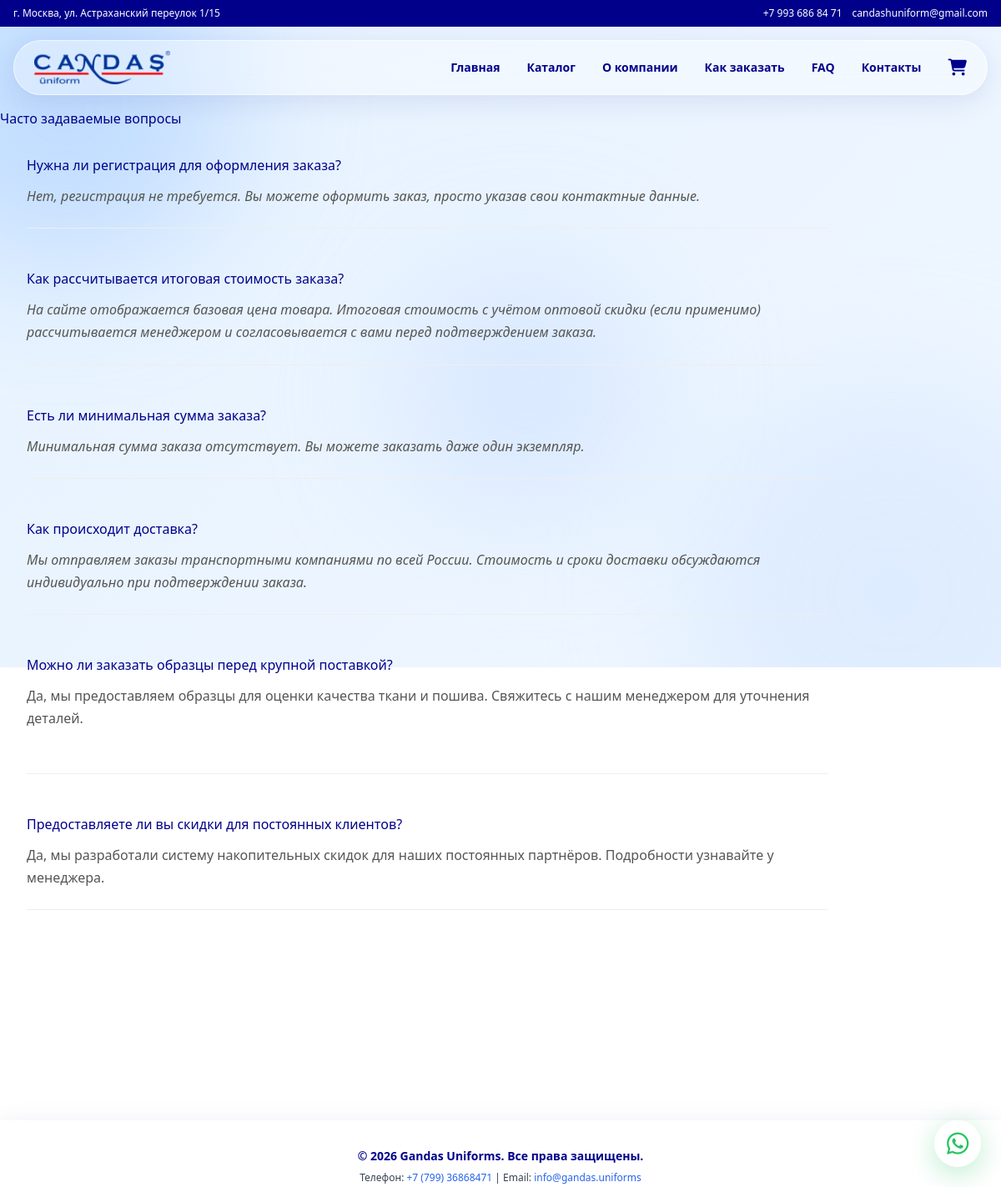
Screenshot of /faq/ with the database file from the repository.
### core/models.py (models this page shows, shortened)
class FAQ(models.Model):
    question = models.CharField(max_length=300, verbose_name="Вопрос")
    answer = RichTextField(verbose_name="Ответ")
    class Meta:
        verbose_name = "Часто задаваемый вопрос"
        verbose_name_plural = "Часто задаваемые вопросы"

### core/views.py (the view)
# urls.py: path('faq/', views.faq_list, name='faq'),
def faq_list(request):
    faqs = FAQ.objects.all()
    return render(request, 'core/faq.html', {'faqs': faqs})

### core/templates/core/faq.html (shortened to what this page needs)
{% extends 'base.html' %}
{% block content %}
<div class="container">
  <h1>Часто задаваемые вопросы</h1>
  {% if faqs %}
    <div class="glass-panel" style="background: var(--card-bg); padding: 32px; border-radius: var(--border-radius); box-shadow: var(--shadow);">
      <div style="display: flex; flex-direction: column; gap: 24px;">
        {% for faq in faqs %}
          <div style="border-bottom: 1px solid #eee; padding-bottom: 24px; margin-bottom: 24px; last-child:border-bottom:none; last-child:margin-bottom:0;">
            <h3 style="color: var(--primary-color); margin-bottom: 12px;">{{ faq.question }}</h3>
            <div style="line-height: 1.7; color: #555;">{{ faq.answer|safe }}</div>
          </div>
        {% endfor %}
      </div>
    </div>
  {% else %}
    <div class="glass-panel" style="background: var(--card-bg); padding: 60px; text-align: center; border-radius: var(--border-radius); box-shadow: var(--shadow);">
      <p>Вопросы пока не добавлены.</p>
    </div>
  {% endif %}
</div>
{% endblock %}

### static/css/style.css (style rules this page uses)
:root { --text-color: #00008B; --accent: #4A90E2; }
body { font-family: 'Segoe UI', Tahoma, Geneva, Verdana, sans-serif; color: var(--text-color); overflow-x: hidden; }

### rows the page displays
FAQ: question "Нужна ли регистрация для оформления заказа?", answer "Нет, регистрация не требуется. Вы можете оформить заказ, просто указав свои контактные данные."
FAQ: question "Как рассчитывается итоговая стоимость заказа?", answer "На сайте отображается базовая цена товара. Итоговая стоимость с учётом оптовой скидки (если применимо) рассчитывается менеджером и согласовывается с вами перед подтверждением заказа."
FAQ: question "Есть ли минимальная сумма заказа?", answer "Минимальная сумма заказа отсутствует. Вы можете заказать даже один экземпляр."
FAQ: question "Как происходит доставка?", answer "Мы отправляем заказы транспортными компаниями по всей России. Стоимость и сроки доставки обсуждаются индивидуально при подтверждении заказа."
FAQ: question "Можно ли заказать образцы перед крупной поставкой?", answer "Да, мы предоставляем образцы для оценки качества ткани и пошива. Свяжитесь с нашим менеджером для уточнения деталей."
FAQ: question "Предоставляете ли вы скидки для постоянных клиентов?", answer "Да, мы разработали систему накопительных скидок для наших постоянных партнёров. Подробности узнавайте у менеджера."
